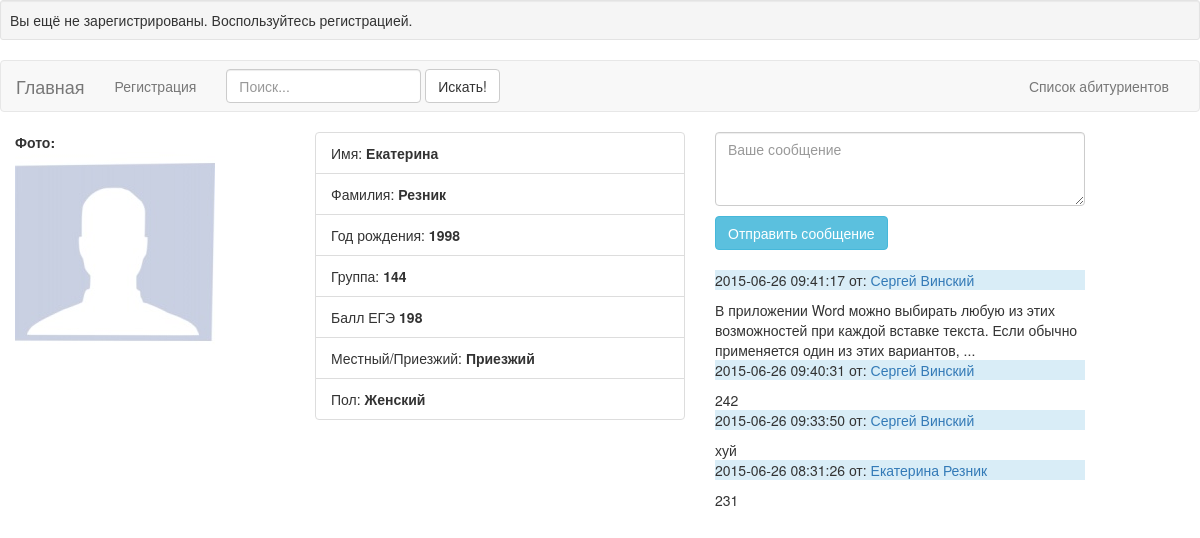
Screenshot of /inspect.php?ID=445 with the database file from the repository.
### tables this page shows
CREATE TABLE IF NOT EXISTS `Students` (
  `name` varchar(255) NOT NULL,
  `surname` varchar(255) NOT NULL,
  `sex` enum('M','F') NOT NULL,
  `groupNumber` int(5) NOT NULL,
  `email` varchar(255) NOT NULL,
  `mark` int(3) NOT NULL,
  `local` enum('L','N') NOT NULL,
  `birthDate` year(4) NOT NULL,
  `ID` int(4) NOT NULL AUTO_INCREMENT,
  `password` varchar(255) NOT NULL,
  `photo` varchar(255) DEFAULT NULL,
  PRIMARY KEY (`ID`),
  UNIQUE KEY `email` (`email`)
);

CREATE TABLE IF NOT EXISTS `messages` (
  `id_message` int(11) NOT NULL AUTO_INCREMENT,
  `id_target` int(11) NOT NULL,
  `id_author` int(11) NOT NULL,
  `date` timestamp NOT NULL DEFAULT CURRENT_TIMESTAMP,
  `message` text NOT NULL,
  UNIQUE KEY `id_message` (`id_message`)
);

### inspect.php (called while the page is built, shortened)
<?php
require './scripts/ini.php';
require './scripts/inspect_action.php';
require './scripts/messages.php';
require 'template/inspect.php';

### lib/StudentsMapper.php (called while the page is built, shortened)
<?php
class StudentsMapper
{
    private $db;
    public function __construct(PDO $pdo)
    {
        $this->db = $pdo;
    }
    public function findStudentByID($ID)
    {
        $sql    = "SELECT * FROM students WHERE ID= :ID";
        $cpswrd = $this->db->prepare($sql);
        $cpswrd->bindValue(':ID', $ID);
        $cpswrd->execute();
        $cpswrd->setFetchMode(PDO::FETCH_CLASS, "student");
        $student = $cpswrd->fetch();
        return $student;
    }
}

### scripts/inspect_action.php (called while the page is built, shortened)
<?php
$ID = isset($_GET['ID'])   ?  $_GET['ID'] : '' ;
$profileByID = $db->findStudentByID($ID);

### scripts/ini.php (called while the page is built, shortened)
<?php
require_once('functions.php');
require('config.php');
$pdo  = new PDO($dsn, $user, $pass, $opt);
$db   = new StudentsMapper($pdo);
$messenger = new MessageMapper($pdo);

### lib/Student.php (called while the page is built, shortened)
<?php
class Student
{
    protected $name;
    protected $surname;
    protected $sex;
    protected $groupNumber;
    protected $mark;
    protected $local;
    protected $birthDate;
    protected $photo;
    protected $ID;
    public function setFieldsWithWhiteSpaces()
    {
        $this->name = '';
        $this->surname = '';
        $this->sex = '';
        $this->groupNumber = '';
        $this->mark = '';
        $this->local = '';
        $this->birthDate = '';
    }
    public function getPhoto()
    {
       return $this->photo;
    }
    public function getName()
    {
        return $this->name;
    }
    public function getSurname()
    {
        return $this->surname;
    }
    public function getShowSex()
    {
        if ($this->sex == Student::GENDER_FEMALE) {
            return 'Женский';
        } elseif ($this->sex == Student::GENDER_MALE) {
            return 'Мужской';
        } else {
            return '';
        }
    }
    public function getGroupNumber()
    {
        return $this->groupNumber;
    }
    public function getMark()
    {
        return $this->mark;
    }
    public function getShowLocal()
    {
        if ($this->local == Student::RESIDENCE_LOCAL) {
            return 'Местный';
        } elseif ($this->local == Student::RESIDENCE_NOT_LOCAL)
        {
            return 'Приезжий';
        } else {
            return '';
        }
    }
    public function getBirthDate()
    {
        return $this->birthDate;
    }
    public function getID()
    {
        return $this->ID;
    }
}

### scripts/functions.php (called while the page is built, shortened)
<?php
function htmlProtect($in)
{
    return htmlspecialchars($in, ENT_QUOTES);
}

### scripts/messages.php (called while the page is built, shortened)
<?php
$recordsPerPage = 4;
$p =  isset($_GET['pmess'])   ? intval( $_GET['pmess'] ) : 1 ;
$limit = ($p -1) * $recordsPerPage;
$messages = $messenger->readMessage($ID, $limit, $recordsPerPage);

### lib/MessageMapper.php (called while the page is built, shortened)
<?php
class MessageMapper {
    private $pdo;
    public function __construct($pdo)
    {
        $this->pdo = $pdo;
    }
    public function readMessage($id, $limit, $offset)
    {
        $sql    = "SELECT * FROM messages WHERE id_target = :id ORDER BY id_message DESC LIMIT $limit, $offset";
        $cpswrd = $this->pdo->prepare($sql);
        $cpswrd->bindValue(':id', $id);
        $cpswrd->execute();
        $message = $cpswrd->fetchAll(PDO::FETCH_CLASS, "Message");
        return $message;
    }
}

### lib/Message.php (called while the page is built, shortened)
<?php
class Message {
    protected $date;
    protected $id_author;
    protected $message;
public function getDate()
{
    return $this->date;
}
    public function getIDauthor()
    {
        return $this->id_author;
    }
    public function outputMessage()
    {
        return $this->message;
    }
}

### template/inspect.php (the view, shortened to what this page needs)
<?php require_once 'main.php';?>
<div class="row">
    <div class="col-md-12">
    <div class="col-md-3">
        <label><?= ($ID != $student->getID()) ? 'Фото:' : 'Ваше фото:' ?><br>
            <?php if ($profileByID->getPhoto() != '') : ?>
            <a href="upload/<?=$profileByID->getPhoto()?>"><img src="upload/cr-<?=$profileByID->getPhoto()?>"></a></label>
        <?php else :?>
            <img src="upload/default.jpg"></label>
        <?php endif ?>
    </div>
    <div class="col-md-4">
<ul class="list-group">
    <li class="list-group-item">Имя: <b><?=htmlProtect($profileByID->getName()) ?></b></li>
    <li class="list-group-item">Фамилия: <b><?=htmlProtect($profileByID->getSurname()) ?></b></li>
    <li class="list-group-item">Год рождения: <b><?=htmlProtect($profileByID->getBirthDate()) ?></b></li>
    <li class="list-group-item">Группа: <b><?=htmlProtect($profileByID->getGroupNumber()) ?></b></li>
    <li class="list-group-item">Балл ЕГЭ <b><?=htmlProtect($profileByID->getMark())?></b></li>
    <li class="list-group-item">Местный/Приезжий: <b><?=htmlProtect($profileByID->getShowLocal()) ?></b></li>
    <li class="list-group-item">Пол: <b><?=htmlProtect($profileByID->getShowSex()) ?></b></li>
</ul></div>
    <div class="col-md-4">
        <form  action="inspect.php?ID=<?=htmlProtect($ID) ?>" method="post">
            <textarea class="form-control" rows="3" name="text" placeholder="Ваше сообщение"></textarea></p>
            <button type="submit" name="submit" class="btn btn-info">Отправить сообщение</button>
             </form>
        <br>
        <?php foreach ($messages as $message) : ?>
            <p class="bg-info"><?=htmlProtect($message->getDate()) ?> от:
                <a href="index.php?ID=<?=htmlProtect($message->getIDauthor()) ?>"><?=htmlProtect($db->findStudentByID($message->getIDauthor())->getName()) ?> <?=htmlProtect($db->findStudentByID($message->getIDauthor())->getSurname()) ?></a></p>
            <?=htmlProtect($message->outputMessage()) ?>
        <?php endforeach ?>
    </div>
</div>

### rows the page displays
students: name "Екатерина", surname "Резник", birthDate "1998", groupNumber "144", mark "198", local "Приезжий", sex "Женский"
messages: date "2015-06-26 09:41:17", id_author.name "Сергей", id_author.surname "Винский", message "В приложении Word можно выбирать любую из этих возможностей при каждой вставке текста. Если обычно применяется один из этих вариантов, ..."
messages: date "2015-06-26 09:40:31", id_author.name "Сергей", id_author.surname "Винский", message "242"
messages: date "2015-06-26 09:33:50", id_author.name "Сергей", id_author.surname "Винский", message "хуй"
messages: date "2015-06-26 08:31:26", id_author.name "Екатерина", id_author.surname "Резник", message "231"

### other values shown
htmlProtect($headerMessage) "Вы ещё не зарегистрированы. Воспользуйтесь регистрацией."
